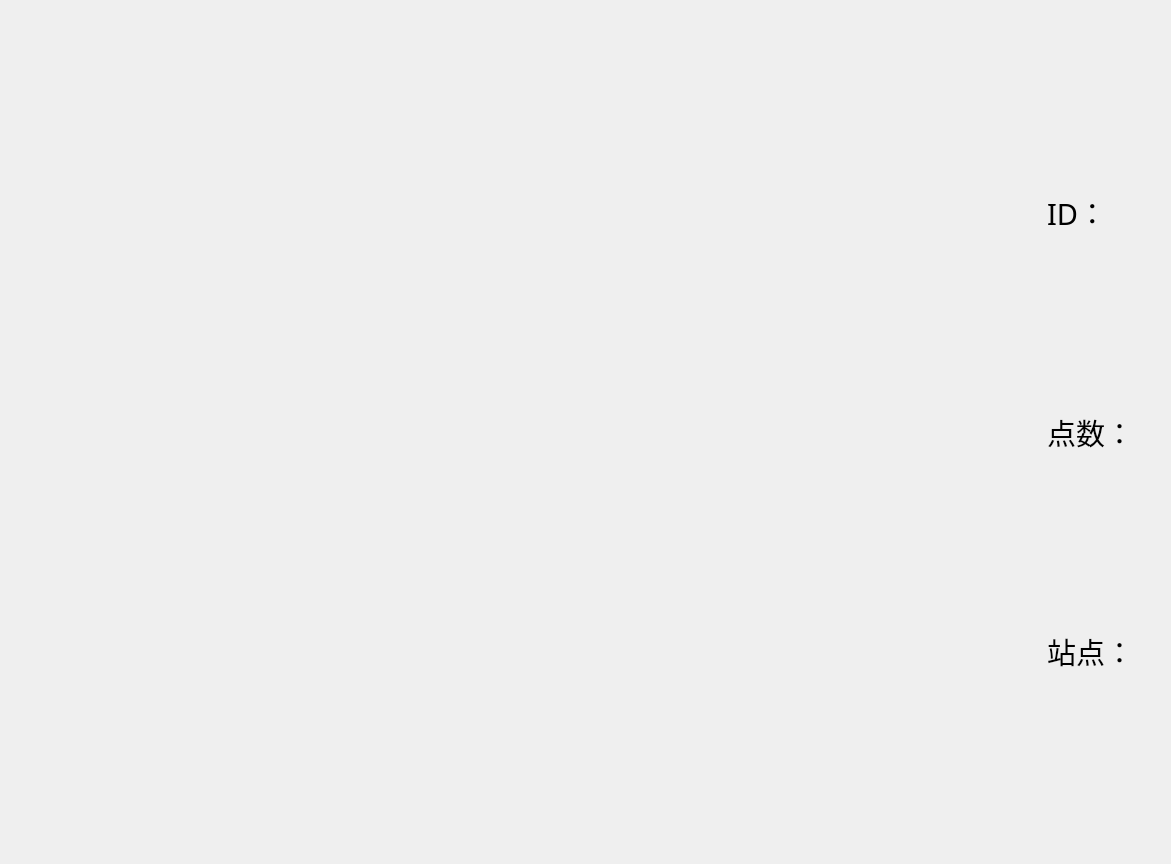
<?xml version="1.0" encoding="UTF-8"?>
<ui version="4.0">
 <class>ParamPYWidget</class>
 <widget class="QWidget" name="ParamPYWidget">
  <property name="geometry">
   <rect>
    <x>0</x>
    <y>0</y>
    <width>1171</width>
    <height>864</height>
   </rect>
  </property>
  <property name="windowTitle">
   <string>参数界面</string>
  </property>
  <layout class="QHBoxLayout" name="horizontalLayout_4" stretch="20,1">
   <item>
    <widget class="GraphicsView" name="widget_5" native="true"/>
   </item>
   <item>
    <widget class="QWidget" name="widget_4" native="true">
     <property name="sizePolicy">
      <sizepolicy hsizetype="Preferred" vsizetype="Preferred">
       <horstretch>0</horstretch>
       <verstretch>0</verstretch>
      </sizepolicy>
     </property>
     <layout class="QVBoxLayout" name="verticalLayout">
      <item>
       <spacer name="verticalSpacer">
        <property name="orientation">
         <enum>Qt::Vertical</enum>
        </property>
        <property name="sizeHint" stdset="0">
         <size>
          <width>20</width>
          <height>40</height>
         </size>
        </property>
       </spacer>
      </item>
      <item>
       <widget class="QWidget" name="widget" native="true">
        <layout class="QHBoxLayout" name="horizontalLayout" stretch="1,1">
         <property name="spacing">
          <number>0</number>
         </property>
         <property name="leftMargin">
          <number>0</number>
         </property>
         <property name="topMargin">
          <number>0</number>
         </property>
         <property name="rightMargin">
          <number>0</number>
         </property>
         <property name="bottomMargin">
          <number>0</number>
         </property>
         <item>
          <widget class="QLabel" name="label_2">
           <property name="font">
            <font>
             <family>Andalus</family>
             <pointsize>22</pointsize>
            </font>
           </property>
           <property name="text">
            <string>ID：</string>
           </property>
          </widget>
         </item>
         <item>
          <widget class="QLabel" name="label_id">
           <property name="font">
            <font>
             <family>Andalus</family>
             <pointsize>22</pointsize>
            </font>
           </property>
           <property name="text">
            <string/>
           </property>
          </widget>
         </item>
        </layout>
       </widget>
      </item>
      <item>
       <spacer name="verticalSpacer_3">
        <property name="orientation">
         <enum>Qt::Vertical</enum>
        </property>
        <property name="sizeHint" stdset="0">
         <size>
          <width>20</width>
          <height>40</height>
         </size>
        </property>
       </spacer>
      </item>
      <item>
       <widget class="QWidget" name="widget_2" native="true">
        <layout class="QHBoxLayout" name="horizontalLayout_2" stretch="1,1">
         <property name="spacing">
          <number>0</number>
         </property>
         <property name="leftMargin">
          <number>0</number>
         </property>
         <property name="topMargin">
          <number>0</number>
         </property>
         <property name="rightMargin">
          <number>0</number>
         </property>
         <property name="bottomMargin">
          <number>0</number>
         </property>
         <item>
          <widget class="QLabel" name="label_5">
           <property name="font">
            <font>
             <family>Andalus</family>
             <pointsize>22</pointsize>
            </font>
           </property>
           <property name="text">
            <string>点数：</string>
           </property>
          </widget>
         </item>
         <item>
          <widget class="QLabel" name="label_dot">
           <property name="font">
            <font>
             <family>Andalus</family>
             <pointsize>22</pointsize>
            </font>
           </property>
           <property name="text">
            <string/>
           </property>
          </widget>
         </item>
        </layout>
       </widget>
      </item>
      <item>
       <spacer name="verticalSpacer_4">
        <property name="orientation">
         <enum>Qt::Vertical</enum>
        </property>
        <property name="sizeHint" stdset="0">
         <size>
          <width>20</width>
          <height>40</height>
         </size>
        </property>
       </spacer>
      </item>
      <item>
       <widget class="QWidget" name="widget_3" native="true">
        <layout class="QHBoxLayout" name="horizontalLayout_3" stretch="1,1">
         <property name="spacing">
          <number>0</number>
         </property>
         <property name="leftMargin">
          <number>0</number>
         </property>
         <property name="topMargin">
          <number>0</number>
         </property>
         <property name="rightMargin">
          <number>0</number>
         </property>
         <property name="bottomMargin">
          <number>0</number>
         </property>
         <item>
          <widget class="QLabel" name="label_7">
           <property name="font">
            <font>
             <family>Andalus</family>
             <pointsize>22</pointsize>
            </font>
           </property>
           <property name="text">
            <string>站点：</string>
           </property>
          </widget>
         </item>
         <item>
          <widget class="QLabel" name="label_width">
           <property name="font">
            <font>
             <family>Andalus</family>
             <pointsize>22</pointsize>
            </font>
           </property>
           <property name="text">
            <string/>
           </property>
          </widget>
         </item>
        </layout>
       </widget>
      </item>
      <item>
       <spacer name="verticalSpacer_2">
        <property name="orientation">
         <enum>Qt::Vertical</enum>
        </property>
        <property name="sizeHint" stdset="0">
         <size>
          <width>20</width>
          <height>40</height>
         </size>
        </property>
       </spacer>
      </item>
     </layout>
    </widget>
   </item>
  </layout>
 </widget>
 <customwidgets>
  <customwidget>
   <class>GraphicsView</class>
   <extends>QWidget</extends>
   <header>pyqtgraph.h</header>
   <container>1</container>
  </customwidget>
 </customwidgets>
 <resources/>
 <connections/>
</ui>
